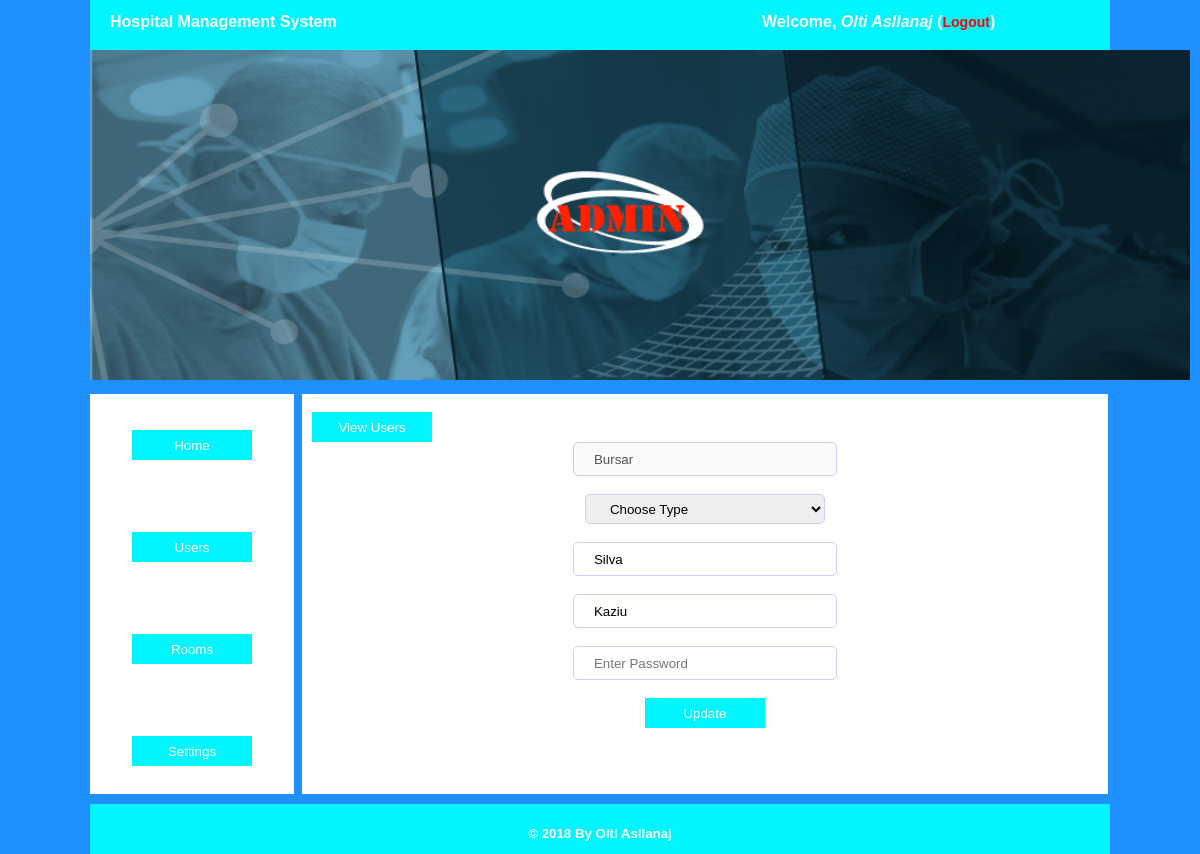
/admin/edituser.php?name=Bursar (signed in), run on the app's committed database.
### tables this page shows
CREATE TABLE `users` (
  `username` varchar(50) NOT NULL,
  `password` varchar(40) NOT NULL,
  `fname` varchar(40) NOT NULL,
  `sname` varchar(40) NOT NULL,
  `type` varchar(40) NOT NULL
);

### admin/edituser.php (the view, shortened to what this page needs)
<!DOCTYPE html>
<html lang="en">
<head>
	<link rel="stylesheet" type="text/css" href="../assets/style.css">
</head>
<body>
	<div class="wrapper">
	<?php
		include "includes/header.php";
	 ?>
		<div class="right"><br>
			<a href="users.php" style="margin-left:10px;"><button class="btnlink">View Users</button></a><br>
			<?php
			$name = $_GET['name'];
			?>
			<center>
				<form action="edituser.php?name=<?php echo $name; ?>" method="POST">
				<input type="text" name="username" class="form" value="<?php echo $name; ?>" required="required" disabled="disabled"><br><br>
				<select name="type" class="form" required="required">
					<option value="">Choose Type</option>
				</select><br><br>
				<?php
				require_once '../includes/connect.php';
				$sql = "SELECT * FROM hospital.users WHERE `username`='$name'";
				$query = mysqli_query($con, $sql);
				while ($row = mysqli_fetch_array($query)) {
					?>
					<input type="text" name="fname" class="form" value="<?php echo $row['fname']; ?>" required="required"><br><br>
					<input type="text" name="sname" class="form" value="<?php echo $row['sname']; ?>" required="required"><br><br>
					<?php
				}
				 ?>
				<input type="password" name="password" class="form" placeholder="Enter Password" required="required"><br><br>
				<input type="submit" value="Update" class="btnlink" name="btn">
			</form>
			</center>
		</div>
	</div>
</body>
</html>

### includes/users.php (shortened to what this page needs)
<?php
function admindetails()
{
	require("connect.php");
	$type = $_SESSION['type'];
	$username = $_SESSION['admin'];
	$sql = "SELECT * FROM hospital.users WHERE `username`='$username' AND `type`='$type'";
	$query = mysqli_query($con, $sql);
	while ($row =mysqli_fetch_array($query)) {
		echo "Welcome, <i>".$row['fname']." ".$row['sname']."</i> (<a href='../logout.php'>Logout</a>)";
	}
}
?>

### assets/style.css (style rules this page uses)
body { margin: 0; padding: 0; background-color: #00F5FF; font-family: Arial,Lucida Sans; }
.wrapper { min-height: 400px; max-height: auto; width: 85%; margin: 0 auto; font-family: Arial,Lucida Sans; }
.headerright a { text-decoration: none; font-size: 14px; color: red; }
.btnlink { height: 30px; width: 120px; background-color: #00F5FF; border: 0; margin: 0; color: white; cursor: pointer; }
.right { min-height: 400px; max-height: auto; width: 79%; margin-left: 8px; background-color: white; margin-top: 10px; float: left; }
.form { height: 30px; width: 240px; border: 1px solid #ccf; border-radius: 5px; padding-left: 20px; }

### admin/includes/header.php (style rules this page uses)
body { background-color: #1E90FF; }

### data on the page
users: fname "Olti", sname "Asllanaj"
users: fname "Silva", sname "Kaziu"
